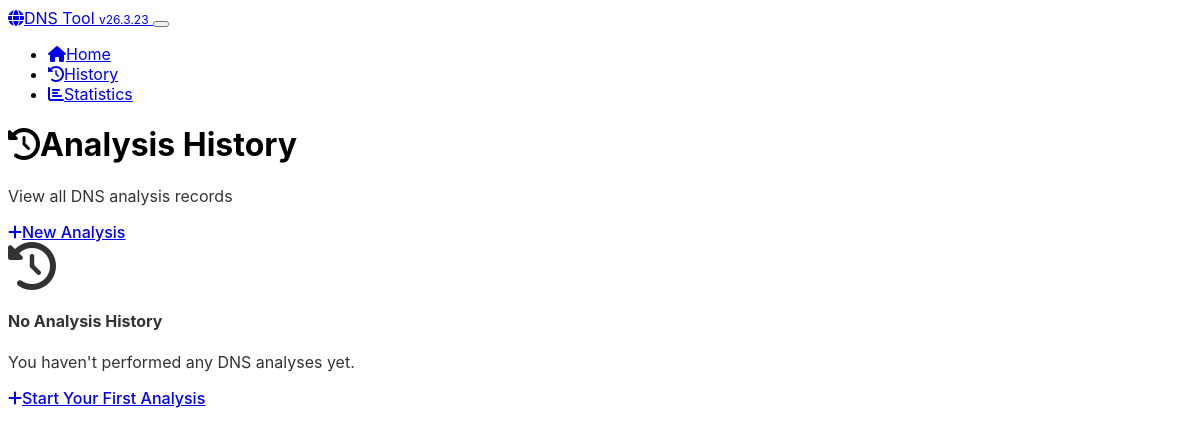
The app's page /history, older data.
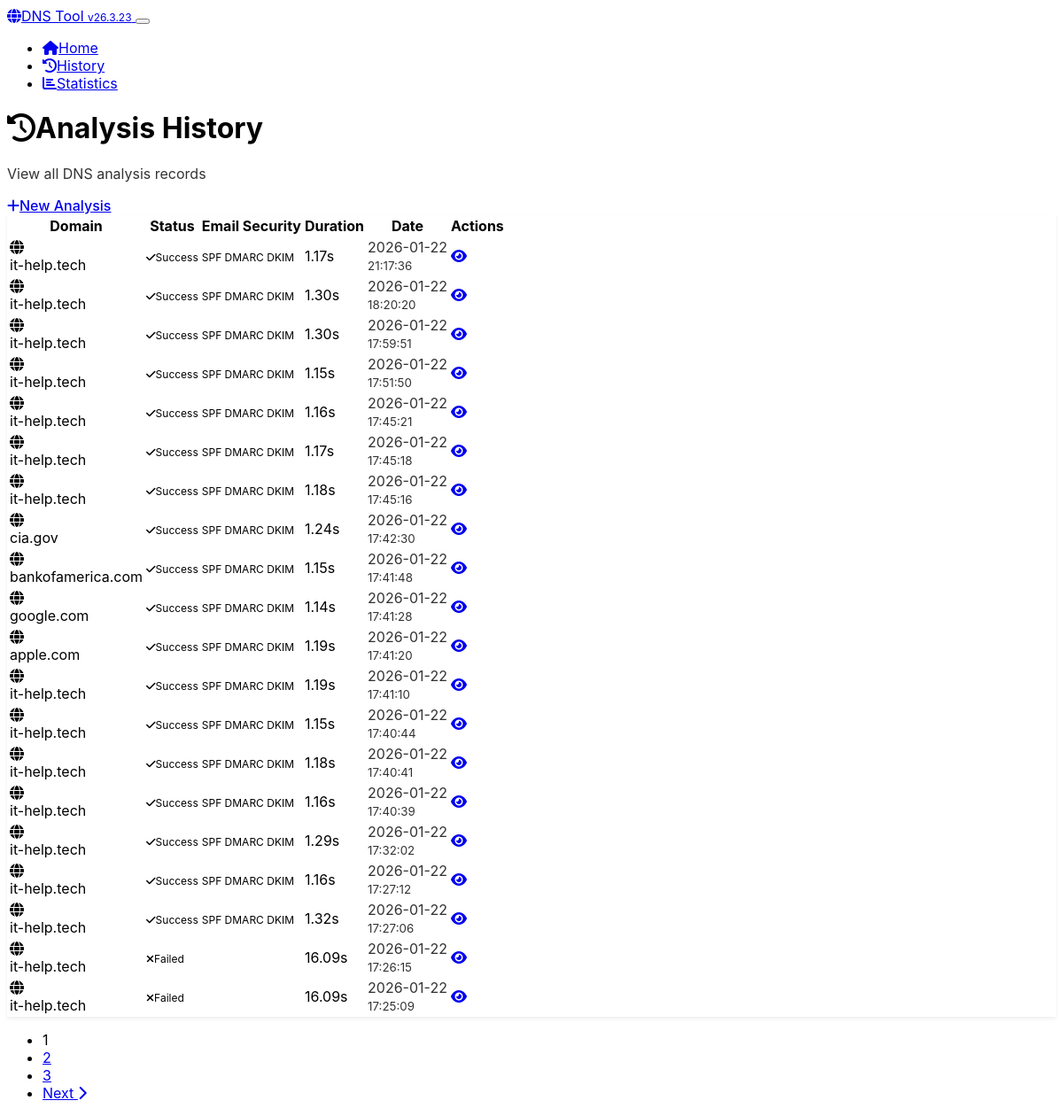
The same page, newer data.
### app.py (models this page shows, shortened)
class DomainAnalysis(db.Model):
    __tablename__ = 'domain_analyses'
    id = db.Column(db.Integer, primary_key=True)
    domain = db.Column(db.String(255), nullable=False, index=True)
    ascii_domain = db.Column(db.String(255), nullable=False)
    basic_records = db.Column(JSON)
    authoritative_records = db.Column(JSON)
    spf_status = db.Column(db.String(20))
    spf_records = db.Column(JSON)
    dmarc_status = db.Column(db.String(20))
    dmarc_policy = db.Column(db.String(20))
    dmarc_records = db.Column(JSON)
    dkim_status = db.Column(db.String(20))
    dkim_selectors = db.Column(JSON)
    registrar_name = db.Column(db.String(255))
    registrar_source = db.Column(db.String(20))
    analysis_success = db.Column(db.Boolean, default=True)
    error_message = db.Column(db.Text)
    analysis_duration = db.Column(db.Float)  # seconds
    created_at = db.Column(db.DateTime, default=datetime.utcnow, nullable=False)
    updated_at = db.Column(db.DateTime, default=datetime.utcnow, onupdate=datetime.utcnow)

### app.py (the view)
@app.route('/history')
def history():
    page = request.args.get('page', 1, type=int)
    per_page = 20
    analyses = DomainAnalysis.query.order_by(
        DomainAnalysis.created_at.desc()
    ).paginate(
        page=page, per_page=per_page, error_out=False
    )
    return render_template('history.html', analyses=analyses)

### app.py (called while the page is built)
@app.context_processor
def inject_version():
    return {'app_version': APP_VERSION}

### templates/history.html (shortened to what the changed rows need)
<!DOCTYPE html>
<html lang="en" data-bs-theme="dark">
<head>
    <link href="https://cdn.replit.com/agent/bootstrap-agent-dark-theme.min.css" rel="stylesheet">
    <link href="{{ url_for('static', filename='css/custom.css') }}" rel="stylesheet">
    <link rel="preload" href="https://cdnjs.cloudflare.com/ajax/libs/font-awesome/6.4.0/css/all.min.css" as="style" onload="this.onload=null;this.rel='stylesheet'">
</head>
<body>
    <div class="container my-4">
        <div class="d-flex justify-content-between align-items-center mb-4">
            <div>
                <h1 class="h3 mb-1">
                    <i class="fas fa-history me-2"></i>Analysis History
                </h1>
            </div>
        </div>
        {% if analyses.items %}
            <div class="card">
                <div class="card-body">
                    <div class="table-responsive">
                        <table class="table table-hover mb-0">
                            <thead>
                                <tr>
                                    <th>Domain</th>
                                    <th>Status</th>
                                    <th>Email Security</th>
                                    <th>Duration</th>
                                    <th>Date</th>
                                    <th>Actions</th>
                                </tr>
                            </thead>
                            <tbody>
                                {% for analysis in analyses.items %}
                                <tr>
                                    <td>
                                        <div class="d-flex align-items-center">
                                            <i class="fas fa-globe text-primary me-2"></i>
                                            <div>
                                                <div class="fw-medium">{{ analysis.domain }}</div>
                                            </div>
                                        </div>
                                    </td>
                                    <td>
                                        {% if analysis.analysis_success %}
                                            <span class="badge bg-success">
                                                <i class="fas fa-check me-1"></i>Success
                                            </span>
                                        {% else %}
                                            <span class="badge bg-danger">
                                                <i class="fas fa-times me-1"></i>Failed
                                            </span>
                                        {% endif %}
                                    </td>
                                    <td>
                                        <div class="d-flex gap-1">
                                            {% if analysis.spf_status %}
                                                <span class="badge bg-{{ 'success' if analysis.spf_status == 'success' else 'warning' if analysis.spf_status == 'warning' else 'danger' }}" title="SPF">
                                                    SPF
                                                </span>
                                            {% endif %}
                                            {% if analysis.dmarc_status %}
                                                <span class="badge bg-{{ 'success' if analysis.dmarc_status == 'success' else 'warning' if analysis.dmarc_status == 'warning' else 'danger' }}" title="DMARC">
                                                    DMARC
                                                </span>
                                            {% endif %}
                                            {% if analysis.dkim_status %}
                                                <span class="badge bg-{{ 'success' if analysis.dkim_status == 'success' else 'warning' }}" title="DKIM">
                                                    DKIM
                                                </span>
                                            {% endif %}
                                        </div>
                                    </td>
                                    <td>
                                        {% if analysis.analysis_duration %}
                                            {{ "%.2f"|format(analysis.analysis_duration) }}s
                                        {% else %}
                                            -
                                        {% endif %}
                                    </td>
                                    <td>
                                        <div class="text-muted">
                                            {{ analysis.created_at.strftime('%Y-%m-%d') }}<br>
                                            <small>{{ analysis.created_at.strftime('%H:%M:%S') }}</small>
                                        </div>
                                    </td>
                                    <td>
                                        <div class="btn-group" role="group">
                                            <a href="{{ url_for('view_analysis', analysis_id=analysis.id) }}"
                                               class="btn btn-sm btn-outline-primary" title="View Details">
                                                <i class="fas fa-eye"></i>
                                            </a>
                                        </div>
                                    </td>
                                </tr>
                                {% endfor %}
                            </tbody>
                        </table>
                    </div>
                </div>
            </div>
            {% if analyses.pages > 1 %}
                <nav aria-label="Analysis history pagination" class="mt-4">
                    <ul class="pagination justify-content-center">
                        {% for page_num in analyses.iter_pages() %}
                            {% if page_num %}
                                {% if page_num != analyses.page %}
                                    <li class="page-item">
                                        <a class="page-link" href="{{ url_for('history', page=page_num) }}">{{ page_num }}</a>
                                    </li>
                                {% else %}
                                    <li class="page-item active">
                                        <span class="page-link">{{ page_num }}</span>
                                    </li>
                                {% endif %}
                            {% else %}
                                <li class="page-item disabled">
                                    <span class="page-link">...</span>
                                </li>
                            {% endif %}
                        {% endfor %}
                        {% if analyses.has_next %}
                            <li class="page-item">
                                <a class="page-link" href="{{ url_for('history', page=analyses.next_num) }}">
                                    Next <i class="fas fa-chevron-right"></i>
                                </a>
                            </li>
                        {% endif %}
                    </ul>
                </nav>
            {% endif %}
        {% else %}
            <div class="text-center py-5">
                <i class="fas fa-history fa-3x text-muted mb-3"></i>
                <h4 class="text-muted">No Analysis History</h4>
                <p class="text-muted mb-4">You haven't performed any DNS analyses yet.</p>
                <a href="{{ url_for('index') }}" class="btn btn-primary">
                    <i class="fas fa-plus me-2"></i>Start Your First Analysis
                </a>
            </div>
        {% endif %}
    </div>
</body>
</html>

Row changes from the older to the newer data that the page shows:
added DomainAnalysis: domain "it-help.tech", analysis_success True (drawn), analysis_duration "1.17", created_at "2026-01-22", created_at "21:17:36"
added DomainAnalysis: domain "it-help.tech", analysis_success True (drawn), analysis_duration "1.30", created_at "2026-01-22", created_at "18:20:20"
added DomainAnalysis: domain "it-help.tech", analysis_success True (drawn), analysis_duration "1.30", created_at "2026-01-22", created_at "17:59:51"
added DomainAnalysis: domain "it-help.tech", analysis_success True (drawn), analysis_duration "1.15", created_at "2026-01-22", created_at "17:51:50"
added DomainAnalysis: domain "it-help.tech", analysis_success True (drawn), analysis_duration "1.16", created_at "2026-01-22", created_at "17:45:21"
added DomainAnalysis: domain "it-help.tech", analysis_success True (drawn), analysis_duration "1.17", created_at "2026-01-22", created_at "17:45:18"
added DomainAnalysis: domain "it-help.tech", analysis_success True (drawn), analysis_duration "1.18", created_at "2026-01-22", created_at "17:45:16"
added DomainAnalysis: domain "cia.gov", analysis_success True (drawn), analysis_duration "1.24", created_at "2026-01-22", created_at "17:42:30"
added DomainAnalysis: domain "bankofamerica.com", analysis_success True (drawn), analysis_duration "1.15", created_at "2026-01-22", created_at "17:41:48"
added DomainAnalysis: domain "google.com", analysis_success True (drawn), analysis_duration "1.14", created_at "2026-01-22", created_at "17:41:28"
added DomainAnalysis: domain "apple.com", analysis_success True (drawn), analysis_duration "1.19", created_at "2026-01-22", created_at "17:41:20"
added DomainAnalysis: domain "it-help.tech", analysis_success True (drawn), analysis_duration "1.19", created_at "2026-01-22", created_at "17:41:10"
added DomainAnalysis: domain "it-help.tech", analysis_success True (drawn), analysis_duration "1.15", created_at "2026-01-22", created_at "17:40:44"
added DomainAnalysis: domain "it-help.tech", analysis_success True (drawn), analysis_duration "1.18", created_at "2026-01-22", created_at "17:40:41"
added DomainAnalysis: domain "it-help.tech", analysis_success True (drawn), analysis_duration "1.16", created_at "2026-01-22", created_at "17:40:39"
added DomainAnalysis: domain "it-help.tech", analysis_success True (drawn), analysis_duration "1.29", created_at "2026-01-22", created_at "17:32:02"
added DomainAnalysis: domain "it-help.tech", analysis_success True (drawn), analysis_duration "1.16", created_at "2026-01-22", created_at "17:27:12"
added DomainAnalysis: domain "it-help.tech", analysis_success True (drawn), analysis_duration "1.32", created_at "2026-01-22", created_at "17:27:06"
added DomainAnalysis: domain "it-help.tech", analysis_success False (drawn), analysis_duration "16.09", created_at "2026-01-22", created_at "17:26:15"
added DomainAnalysis: domain "it-help.tech", analysis_success False (drawn), analysis_duration "16.09", created_at "2026-01-22", created_at "17:25:09"
Text that changed along with them:
text no longer shown: "No Analysis History You haven't performed any DNS analyses yet. Start Your First Analysis"
text now shown: "Domain Status Email Security Duration Date Actions Next"
new list line: "1"
new list line: "2"
new list line: "3"
